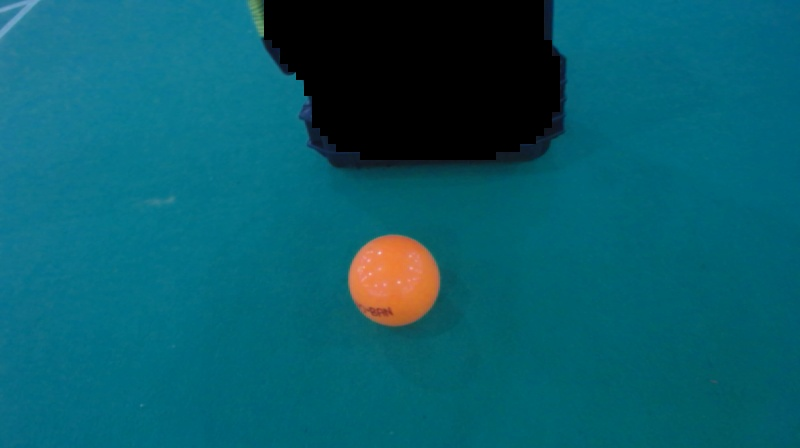
//> input picture img/Balle.jpg, 800 x 448 px
$ ./intersectionLignes ../img/Balle.jpg ../img/ChariotCoin.jpg   (built with g++ and OpenCV 4, older OpenCV classes emulated)
//> lines starting //> are read from the running program, lines starting //| are printed output that depends on the picture
#if CV_MAJOR_VERSION > 2 || CV_MINOR_VERSION >= 4
#define CV_2_4
#endif

#include <iostream>
#include <opencv2/core/core.hpp>
#include <opencv2/highgui/highgui.hpp>
#include <opencv2/features2d/features2d.hpp>
#include <opencv2/imgproc/imgproc.hpp>
#include <sys/time.h>
#include <math.h>
using namespace cv;
using namespace std;

//definition de l'angle minimal entre deux lignes pour declarer une intersection, en radians
#define MIN_ANGLE 0.25

// Picture Size (cropped rectangle)
#define PS 25

int global_width = 0;
int global_height = 0;


void readme()
{ std::cout << " Usage: ./intersectionLignes <img> <img clip> " << std::endl; }

void issueOpeningVideo()
{ std::cout << "couldn't open video file" << std::endl; }

/**
 * Filtre les points singuliers inutiles car déjà compris dans un autre
 * rectangle.
 **/
bool unselectUselessKeypoints(vector<KeyPoint>& keypoints, uint index, vector<Rect>& rects) {
	if(!rects.empty()) {
		for(uint i=0;i<rects.size();i++) {
			if(rects[i].contains(keypoints[index].pt)) {
				return true;
			}
		}
	}
	return false;
}

/**
 * Test si on peut découper la zone autour du point
 **/
bool testKeypoint(Mat& img, KeyPoint& it) {
	return it.pt.x-PS>0 && it.pt.x+PS<img.cols  // Test Rows
		&& it.pt.y-PS>0 && it.pt.y+PS<img.rows; // Test Columns
}

/**
 * Filtre passe bande
 **/
void filter_threshold(Mat& input, Mat& output, uchar low, uchar high) {
	Mat_<uchar>::iterator itIn = input.begin<uchar>(),
		itOut = output.begin<uchar>(),
		itInEnd=input.end<uchar>(),
		itOutEnd=output.end<uchar>();
	for (;itIn!=itInEnd && itOut!=itOutEnd ; itIn++, itOut++) {
		if(*itIn>low && *itIn<high) {
			*itOut=255;
		}
		else {
			*itOut=0;
		}
	}
}

/**
 * Calcule les coordonnées de la nouvelle intersection
 **/
bool computeIntersection(Point p1, Point p2, Point p3, Point p4, Point& new_point) {
	// Store the values for fast access and easy
	// equations-to-code conversion
	float x1 = p1.x, x2 = p2.x, x3 = p3.x, x4 = p4.x;
	float y1 = p1.y, y2 = p2.y, y3 = p3.y, y4 = p4.y;

	float d = (x1 - x2) * (y3 - y4) - (y1 - y2) * (x3 - x4);
	// If d is zero, there is no intersection
	if (d < 0.001) return false;

	// Get the x and y
	float pre = (x1*y2 - y1*x2), post = (x3*y4 - y3*x4);
	float x = ( pre * (x3 - x4) - (x1 - x2) * post ) / d;
	float y = ( pre * (y3 - y4) - (y1 - y2) * post ) / d;

	// Return the point of intersection
	new_point.x += x;
	new_point.y += y;

	// Check if the x and y coordinates are within the image limits
	if ( new_point.x < 0 || new_point.x > global_width-1 ) return false;
	if ( new_point.y < 0 || new_point.y > global_height-1 ) return false;

	return true;
}

/**
 * Retourne le point d'intersection de l'image coupee (ou sous image)
 * Renvoie NULL si aucune intersection n'est trouvée
 **/
bool intersection(Mat subpic, vector<Vec4i> lines, Point& new_point){
	(void) subpic;
	(void) lines;
	int i_max=-1;
	int j_max=-1;
	float max_angle=MIN_ANGLE;

	for (size_t i = 0; i < lines.size()-1; i++) {
		Vec4i l1 = lines[i];

		//Calcul du vecteur directeur
		float vec_x = l1[0] - l1[2];
		float vec_y = l1[1] - l1[3];

		for (size_t j = i+1; j < lines.size(); j++) {
			Vec4i l2 = lines[j];

			//Calcul du vecteur directeur
			float vec2_x = l2[0] - l2[2];
			float vec2_y = l2[1] - l2[3];

			// Angle entre les vecteurs. Si tres faible, on arrete la.
			// Si fort, on trouve l'intersection.
			float angle = acos((vec_x*vec2_x+vec_y*vec2_y)/
					(sqrt(vec_x*vec_x+vec_y*vec_y)*
					 sqrt(vec2_x*vec2_x+vec2_y*vec2_y)));

			//Si angle trop petit, j'aimerais retirer la droite du lot
			if(angle>max_angle && angle < 2*M_PI/3){
				max_angle=angle;
				i_max=i;
				j_max=j;
			}
		}
	}

	if(i_max!=-1) {
		if(computeIntersection(Point(lines[i_max][0],lines[i_max][1]), Point(lines[i_max][2],lines[i_max][3]),
					Point(lines[j_max][0],lines[j_max][1]), Point(lines[j_max][2],lines[j_max][3]),
					new_point))
			return true;
	}

	return false;
}


/**
 * Detecte les lignes dans l'image coupee
 * puis observe les lignes pour en extraire une intersection.
 **/
bool detectIntersection(Mat subpic, Point& new_point) {
	vector<Vec4i> lines;
	Mat cdst;
	cvtColor(subpic, cdst, CV_GRAY2BGR);

	HoughLinesP(subpic, lines, 1, CV_PI/180, 10, 9, 3 );

	for (size_t i = 0; i < lines.size(); i++) {
		Vec4i l = lines[i];
		line(cdst, Point(l[0], l[1]), Point(l[2], l[3]), Scalar(0,0,255), 2, CV_AA);
	}

	if(lines.size() >1)
		return intersection(cdst, lines, new_point);
	else
		return false;
}

/**
 * Binarisation d'une image de manière à isoler le blanc et diminuer le bruit
 **/
bool binariseAndSort(Mat& simg, Point& new_point) {
	// Pour une meilleure séparation, on travaille sur le HSV
	Mat hsv;
	cvtColor(simg,hsv,CV_BGR2HSV);

	Mat channels[3];
	split(hsv,channels);
	Mat white_selection, green_selection(channels[0]), binar_result;
	Mat blured;

	// Met en evidence les éléments les plus blancs de l'image
	threshold(channels[2], white_selection, 190, 255, THRESH_BINARY);
	filter_threshold(channels[0], green_selection, 50, 120); // May need some tuning
	bitwise_and(white_selection, green_selection, binar_result);

	// Recherche le croisement
	if(detectIntersection(binar_result, new_point))
		return true;
	else
		return false;
}

/**
 * Selectionne les sous image sur lesquelles effectuer le traitement
 **/
void selectSubPics(Mat& img, vector<KeyPoint>& keypoints) {
	// Liste de memorisation rectangles retenus
	vector<Rect> rects;
	// Liste de sauvegarde des points retenus
	vector<KeyPoint> new_keypoints;
	KeyPoint* it;
	for(uint i=0; i<keypoints.size() ; i++) {
		it=&keypoints[i];

		//Construit un rectangle autour de la zone d'interet
		// Ne traite pas les points présent dans les rectangles déjà retenus
		if(!unselectUselessKeypoints(keypoints,i,rects)) {
			// Vérifie que la zone ne sort pas de l'image
			if(testKeypoint(img,(*it))) {
				// Découpe la zone d'intéret
				cv::Rect MagicCropstem((*it).pt.x - PS/2, (*it).pt.y - PS/2, PS, PS);
				Mat crop = img(MagicCropstem);

				// Sauvegarde le rectangle
				rects.push_back(MagicCropstem);

				Point intersection_point(keypoints[i].pt.x-PS/2,keypoints[i].pt.y-PS/2);
				// Ne garde pas le point s'il n'y a pas de croisement (potentiel)
				if(binariseAndSort(crop, intersection_point)) {
					// Modifie la position du point singulier en celle de l'intersection
					keypoints[i].pt=intersection_point;
					new_keypoints.push_back(keypoints[i]);
				}
			}
		}
	}
	keypoints.clear();
	for(uint i=0; i<new_keypoints.size();i++){
		keypoints.push_back(new_keypoints[i]);
	}
	return;
}

/**
 * Pipeline begin
 **/
void detectFeatures(Mat& img, Mat& clip, std::vector<KeyPoint>& keypoints){
	// Seuil de la détction de points singuliers
	int minHessian = 5;

	// Transforme le clip en niveau de gris
	Mat grey_clip;
	cvtColor(clip,grey_clip,CV_BGR2GRAY);
	// Détecte les points singuliers
	FastFeatureDetector detector(minHessian);
	detector.detect( img, keypoints, grey_clip);

	// Lance le filtrage des points
	selectSubPics(clip,keypoints);
	return;
}

int main(int argc , char** argv )
{
	if(argc!=3) {
		readme();
		return -1;
	}
	struct timeval t1, t2;

	Mat img_keypoints;
	std::vector<KeyPoint> keypoints;
	Mat img = imread( argv[1]);
//> img is the input picture: 448 rows x 800 cols, CV_8UC3; mean B, G, R 107.7, 93.1, 8.4
	Mat clip = imread( argv[2]);
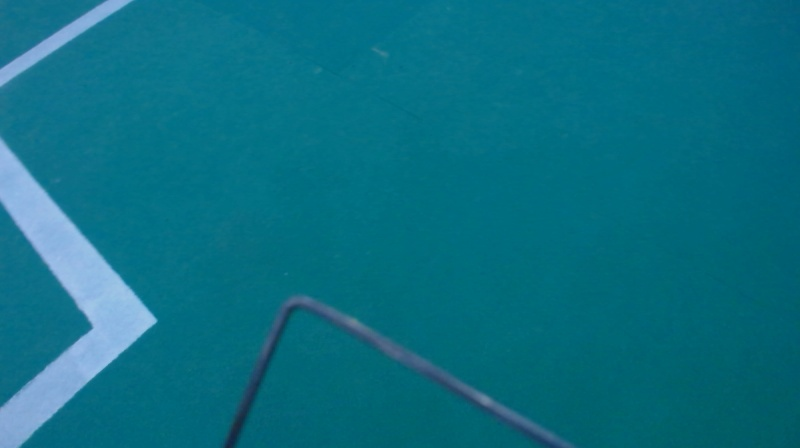
//> input picture img/ChariotCoin.jpg, 800 x 448 px
//> clip is the input picture: 448 rows x 800 cols, CV_8UC3; mean B, G, R 131, 111.1, 11.1
	// Blur enhance results... but miss a lot of them!

	global_width=img.cols;
//> global_width = 800
	global_height=img.rows;
//> global_height = 448

	keypoints.clear();
	gettimeofday(&t1,NULL);

	detectFeatures(img,clip,keypoints);
//> in detectFeatures, `cvtColor(clip,grey_clip,CV_BGR2GRAY);`:
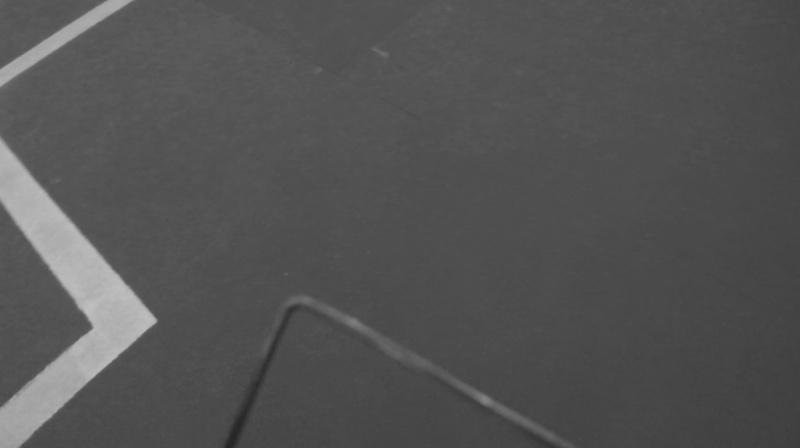
//> grey_clip: 448 rows x 800 cols, CV_8UC1; min 36, max 191, mean 83.5
//> in detectFeatures, `detector.detect( img, keypoints, grey_clip);`: keypoints = 186 keypoints; strongest (x, y, size): (295, 73, 7), (297, 78, 7), (301, 80, 7), (263, 35, 7)
//> the loop in selectSubPics, `for(uint i=0; i<keypoints.size() ; i++)` made 186 passes
//> (MagicCropstem, x1 in computeIntersection, x2 in computeIntersection, x3 in computeIntersection, x4 in computeIntersection, y1 in computeIntersection, y2 in computeIntersection, y3 in computeIntersection) on pass 141: (Rect(103, 259, 25, 25), 0, 2, 0, 12, 15, 24, 24)
//> MagicCropstem on passes 35, 43, 44, 50, 51, 56: Rect(244, 15, 25, 25), Rect(540, 32, 25, 25), Rect(261, 34, 25, 25), Rect(268, 49, 25, 25), Rect(549, 50, 25, 25), Rect(283, 61, 25, 25)
//> after the loop in selectSubPics, `for(uint i=0; i<keypoints.size() ; i++)`: rects = 51 Rects (x, y, width, height), first 8: [244, 15, 25, 25], [540, 32, 25, 25], [261, 34, 25, 25], [268, 49, 25, 25], [549, 50, 25, 25], [283, 61, 25, 25], [553, 70, 25, 25], [86, 84, 25, 25]; new_keypoints = 0 keypoints

	gettimeofday(&t2,NULL);

	std::cout<<"Time elapsed "<<(t2.tv_sec-t1.tv_sec)*1000000+(t2.tv_usec-t1.tv_usec)<<"µs"<<std::endl;
	drawKeypoints( img, keypoints, img_keypoints, Scalar::all(-1), DrawMatchesFlags::DEFAULT );
	imshow("frame",img_keypoints);
	waitKey();

	return 0;
}
